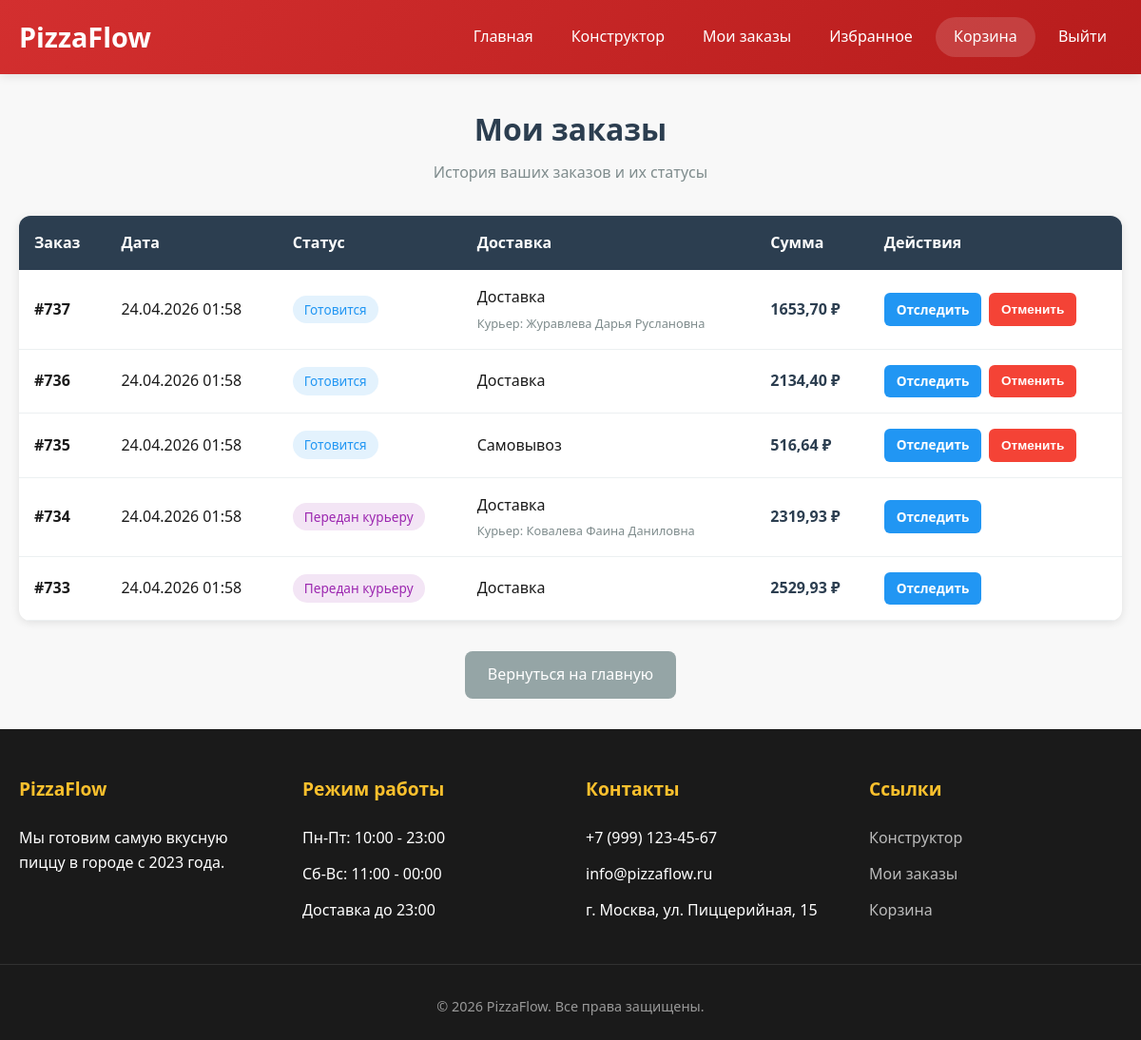
Page /my_orders/ (signed in) on the committed database.
### pizza/models.py (models this page shows, shortened)
class Order(models.Model):
    STATUS_CHOICES = [
        ('Принят', 'Принят'),
        ('Готовится', 'Готовится'),
        ('В печи', 'В печи'),
        ('Передан курьеру', 'Передан курьеру'),
        ('Доставлен', 'Доставлен'),
        ('Отменен', 'Отменен'),
    ]
    STATUS_FOR_DELIVERY = ['Принят', 'Готовится', 'В печи', 'Передан курьеру', 'Доставлен']
    STATUS_FOR_PICKUP = ['Принят', 'Готовится', 'В печи', 'Доставлен']
    order_id = models.AutoField(primary_key=True)
    client = models.ForeignKey(Client, on_delete=models.CASCADE)
    courier = models.ForeignKey('Courier', on_delete=models.SET_NULL, null=True, blank=True)
    status = models.CharField(max_length=50, choices=STATUS_CHOICES, default='Принят')
    delivery_type = models.CharField(max_length=20, choices=[('delivery', 'Доставка'), ('pickup', 'Самовывоз')])
    amount = models.FloatField()
    address = models.CharField(max_length=255, blank=True)
    created_at = models.DateTimeField(default=timezone.now)
    updated_at = models.DateTimeField(auto_now=True)

class Courier(models.Model):
    courier_id = models.AutoField(primary_key=True)
    name = models.CharField(max_length=100)
    phone = models.CharField(max_length=20)
    status = models.CharField(max_length=30, default="Свободен")

### pizza/views.py (the view)
# urls.py: path('my_orders/', views.my_orders, name='my_orders'),
def my_orders(request):
    if 'user_id' not in request.session:
        return redirect('login')
    orders = Order.objects.filter(client_id=request.session['user_id']).order_by('-created_at')
    return render(request, 'my_orders.html', {'orders': orders})

### pizza/context_processors.py (called while the page is built)
def cart_count(request):
    cart = request.session.get('cart', {})
    count = sum(item.get('quantity', 1) for item in cart.values())
    return {'cart_count': count}

### templates/my_orders.html (shortened to what this page needs)
{% extends 'base.html' %}
{% block content %}
<div class="orders-container">
    <div class="orders-header">
        <h1>Мои заказы</h1>
        <p>История ваших заказов и их статусы</p>
    </div>
    {% if orders %}
        <div class="orders-table">
            <table>
                <thead>
                    <tr>
                        <th>Заказ</th>
                        <th>Дата</th>
                        <th>Статус</th>
                        <th>Доставка</th>
                        <th>Сумма</th>
                        <th>Действия</th>
                    </tr>
                </thead>
                <tbody>
                    {% for order in orders %}
                    <tr>
                        <td>
                            <strong>#{{ order.order_id }}</strong>
                        </td>
                        <td>{{ order.created_at|date:"d.m.Y H:i" }}</td>
                        <td>
                            {% if order.status == 'Принят' %}
                                <span class="status-badge status-accepted">Принят</span>
                            {% elif order.status == 'Готовится' %}
                                <span class="status-badge status-cooking">Готовится</span>
                            {% elif order.status == 'В печи' %}
                                <span class="status-badge status-oven">В печи</span>
                            {% elif order.status == 'Передан курьеру' %}
                                <span class="status-badge status-delivery">Передан курьеру</span>
                            {% elif order.status == 'Доставлен' %}
                                <span class="status-badge status-delivered">Доставлен</span>
                            {% elif order.status == 'Отменен' %}
                                <span class="status-badge status-cancelled">Отменен</span>
                            {% else %}
                                <span class="status-badge">{{ order.status }}</span>
                            {% endif %}
                        </td>
                        <td>
                            <div class="delivery-type">
                                <div>
                                    {% if order.delivery_type == 'delivery' %}
                                        Доставка
                                    {% else %}
                                        Самовывоз
                                    {% endif %}
                                    {% if order.courier and order.delivery_type == 'delivery' %}
                                        <div class="courier-info">
                                            Курьер: {{ order.courier.name }}
                                        </div>
                                    {% endif %}
                                </div>
                            </div>
                        </td>
                        <td class="order-amount amount-cell">{{ order.amount|floatformat:2 }} ₽</td>
                        <td>
                            <div class="action-buttons">
                                <a href="/order/{{ order.order_id }}/track/" class="btn-action btn-track">Отследить</a>
                                {% if order.status in 'Принят,Готовится,В печи' %}
                                <button onclick="cancelOrder({{ order.order_id }})" class="btn-action btn-cancel">Отменить</button>
                                {% endif %}
                            </div>
                        </td>
                    </tr>
                    {% endfor %}
                </tbody>
            </table>
        </div>
    {% else %}
        <div class="empty-orders">
            <p>У вас пока нет заказов</p>
            <p>Перейдите в конструктор, чтобы создать свою первую пиццу</p>
        </div>
    {% endif %}
    <div style="text-align: center;">
        <a href="/" class="back-link">Вернуться на главную</a>
    </div>
</div>
{% endblock %}

### templates/base.html (style rules this page uses)
* { margin: 0; padding: 0; box-sizing: border-box; }
:root { --primary: #d32f2f; --primary-dark: #b71c1c; --secondary: #fbc02d; --dark: #1a1a1a; --light: #f8f8f8; --shadow: 0 2px 10px rgba(0, 0, 0, 0.1); --transition: all 0.3s ease; }
body { font-family: 'Segoe UI', Tahoma, Geneva, Verdana, sans-serif; background: var(--light); color: var(--dark); min-height: 100vh; display: flex; flex-direction: column; line-height: 1.6; }
.btn, button { background: var(--primary); color: white; border: none; padding: 0.75rem 1.5rem; border-radius: 50px; cursor: pointer; transition: var(--transition); font-weight: 500; text-decoration: none; display: inline-block; font-size: 1rem; }

### templates/my_orders.html (style rules this page uses)
.orders-container { max-width: 1200px; margin: 0 auto; }
.orders-header { text-align: center; margin-bottom: 2rem; }
.orders-header h1 { font-size: 2rem; color: #2c3e50; margin-bottom: 0.5rem; }
.orders-header p { color: #7f8c8d; }
.orders-table { width: 100%; background: white; border-radius: 12px; overflow: hidden; box-shadow: 0 2px 10px rgba(0,0,0,0.1); }
.orders-table table { width: 100%; border-collapse: collapse; }
.orders-table th { background: #2c3e50; color: white; padding: 1rem; text-align: left; font-weight: 600; }
.orders-table td { padding: 1rem; border-bottom: 1px solid #ecf0f1; vertical-align: middle; }
.status-badge { display: inline-block; padding: 0.25rem 0.75rem; border-radius: 20px; font-size: 0.85rem; font-weight: 500; }
.status-cooking { background: #e3f2fd; color: #2196f3; }
.status-delivery { background: #f3e5f5; color: #9c27b0; }
.delivery-type { display: flex; align-items: center; gap: 0.5rem; }
.courier-info { font-size: 0.8rem; color: #7f8c8d; margin-top: 0.25rem; }
.order-amount { font-weight: 600; color: #2c3e50; }
.btn-action { padding: 0.4rem 0.8rem; border-radius: 6px; font-size: 0.85rem; text-decoration: none; display: inline-block; transition: all 0.3s ease; cursor: pointer; border: none; font-weight: 600; }
.btn-track { background: #2196f3; color: white; }
.btn-cancel { background: #f44336; color: white; }
.back-link { display: inline-block; margin-top: 2rem; padding: 0.75rem 1.5rem; background: #95a5a6; color: white; text-decoration: none; border-radius: 8px; transition: background 0.3s ease; }
.action-buttons { display: flex; gap: 0.5rem; flex-wrap: wrap; }
.amount-cell { white-space: nowrap; }

### rows in the picture
Order: order_id "737", created_at "24.04.2026 01:58", status "Готовится", delivery_type "Доставка", courier.name "Журавлева Дарья Руслановна", amount "1653,70"
Order: order_id "736", created_at "24.04.2026 01:58", status "Готовится", delivery_type "Доставка", amount "2134,40"
Order: order_id "735", created_at "24.04.2026 01:58", status "Готовится", delivery_type "Самовывоз", amount "516,64"
Order: order_id "734", created_at "24.04.2026 01:58", status "Передан курьеру", delivery_type "Доставка", courier.name "Ковалева Фаина Даниловна", amount "2319,93"
Order: order_id "733", created_at "24.04.2026 01:58", status "Передан курьеру", delivery_type "Доставка", amount "2529,93"
